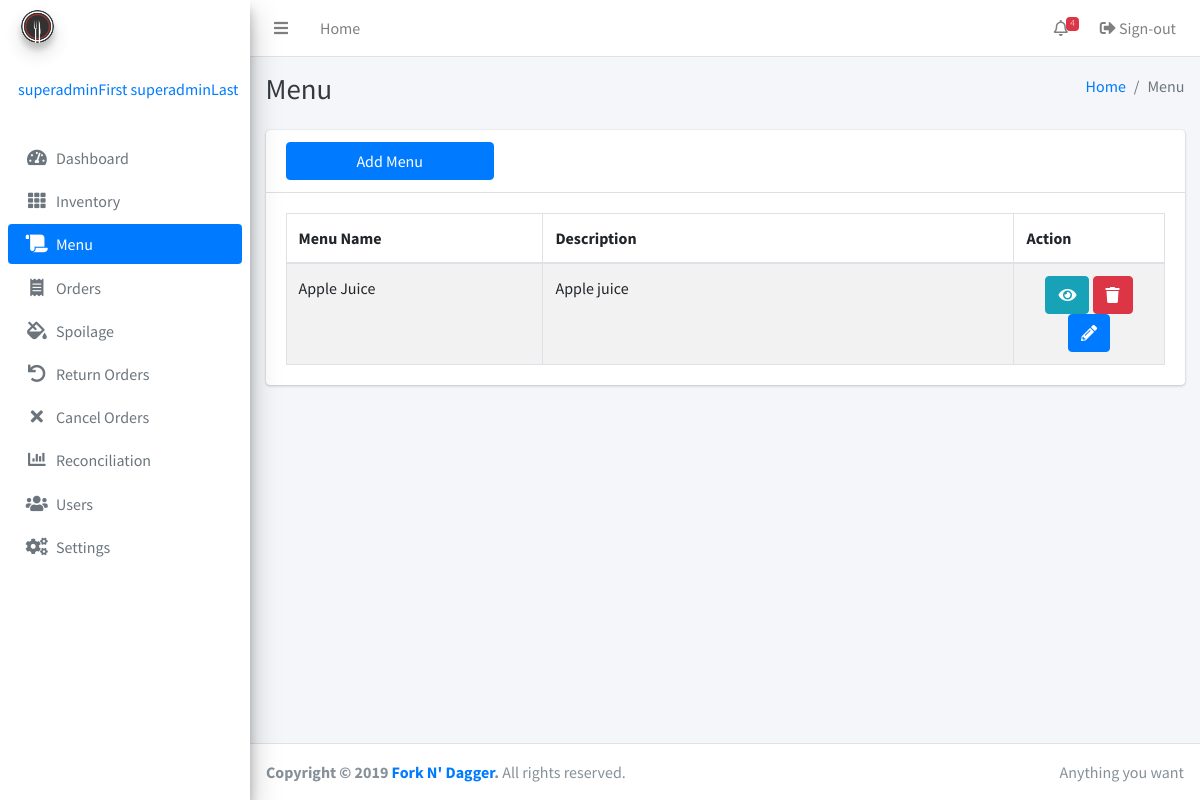
The page /menu.php (signed in) on the database as committed earlier.
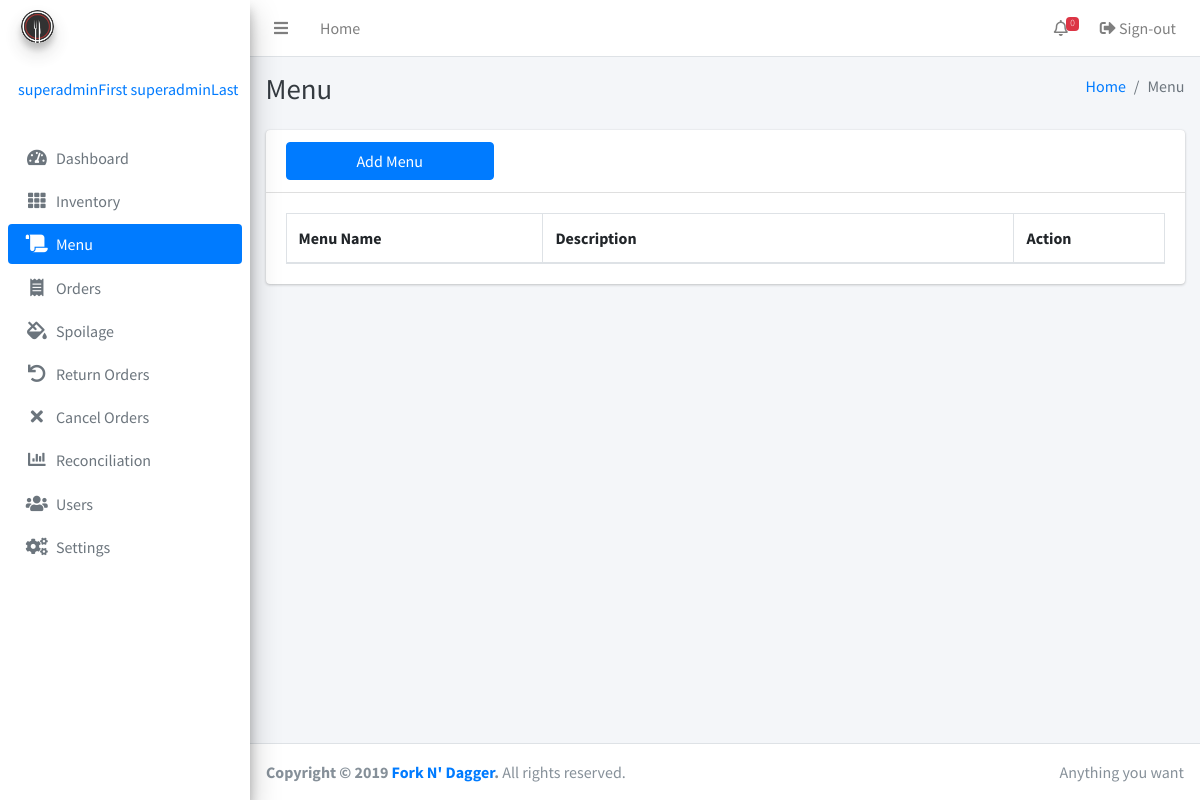
The same page on the database as committed later.
### tables this page shows
CREATE TABLE IF NOT EXISTS `menu` (
  `id` bigint(255) NOT NULL AUTO_INCREMENT,
  `name` varchar(255) NOT NULL,
  `description` varchar(255) NOT NULL,
  `timestamp` timestamp(6) NOT NULL,
  `adminID` int(255) NOT NULL,
  PRIMARY KEY (`id`)
);

### menu.php (the view, shortened to what the changed rows need)
<?php include 'inc/session.php'; ?>
<?php include 'inc/header.php'; ?>
<body class="hold-transition sidebar-mini">
<div class="wrapper">
<?php
include 'inc/navbar.php'; ?>
  <div class="content-wrapper">
    <div class="content-header">
      <div class="container-fluid">
        <div class="row mb-2">
          <div class="col-sm-6">
            <h1 class="m-0 text-dark">Menu</h1>
          </div>
        </div>
      </div>
    </div>
    <div class="content">
      <div class="container">
        <div class="row">
          <div class="col-12">
            <div class="card">
              <div class="card-body">
                <table class="table table-bordered table-striped display">
                  <thead>
                  <tr>
                    <th width="120">Menu Name</th>
                    <th width="220">Description</th>
                    <th width="40">Action</th>
                  </tr>
                  </thead>
                  <tbody>
                  <?php
                  $result3 = mysqli_query($conn, "SELECT * FROM menu");
                  while ($row = mysqli_fetch_array($result3)) {
                        ?>
                  <tr>
                    <td><?php echo ucwords($row['name']);?></td>
                    <td><?php echo ucfirst($row['description']);?></td>
                    <td align="center">
                      <button type="button" class="btn btn-info" data-toggle="modal" data-target='#view<?php echo $row['id']; ?>'><i class="fas fa-eye"></i></button>
                      <button type="button" class="btn btn-danger" data-toggle="modal" data-target='#delete<?php echo $row['id']; ?>'><i class="fas fa-trash"></i></button>
                      <button type="button" class="btn btn-primary" data-toggle="modal" data-target='#edit<?php echo $row['id']; ?>'><i class="fas fa-pencil-alt"></i></button>
                    </td>
                  </tr>
                        <?php   } ?>
                  </tbody>
                </table>
              </div>
            </div>
          </div>
        </div>
      </div>
    </div>
</div>
</div>
</body>
</html>

### inc/navbar.php (shortened to what the changed rows need)
<nav class="main-header navbar navbar-expand navbar-white navbar-light">
  <ul class="navbar-nav ml-auto">
    <li class="nav-item dropdown">
      <a class="nav-link" data-toggle="dropdown" href="#">
        <i class="far fa-bell"></i>
      <?php
      $result3 = mysqli_query($conn, "SELECT count(*) as counted FROM inventory where lowquantity >= quantity or quantity = 0");
       $row1 = mysqli_fetch_assoc($result3);
       $counted = $row1['counted'];
       echo '<span class="badge badge-danger navbar-badge">'.$counted.'</span>';
      ?>
      </a>
    </li>
  </ul>
</nav>
<aside class="main-sidebar sidebar-gray elevation-4">
  <a href="index3.html" class="brand-link">
    <img src="image/logo.png" alt="Fork N' Dagger Logo" class="brand-image img-circle elevation-3"
         style="opacity: .8">
    <span class="brand-text font-weight-light">Fork N' Dagger</span>
  </a>
</aside>

Rows that differ between the two databases and show on the page:
removed menu: name "Apple Juice", description "Apple juice"
Other text that changed with them:
$counted: "4" → "0"
